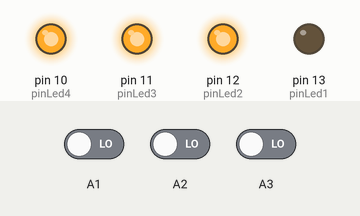
This sketch was run on a simulated Arduino Uno, built with avr-gcc and run on an emulated ATmega328P. Parts: output pins drawn as LEDs (lit = HIGH). The inputs (shaded band) are chosen by the test bench; at power-on: A1 LOW, A2 LOW, A3 LOW. What the sketch prints to the serial monitor is not drawn.

Above: at 0.1 s.
At 0.7 s:
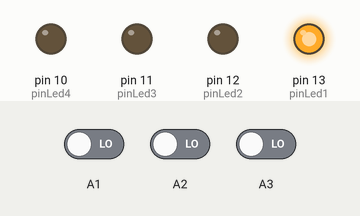
At 1.5 s:
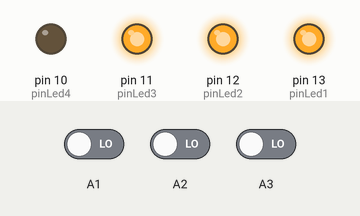
At 2.1 s:
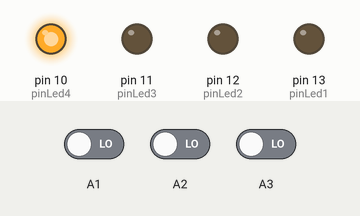
At 2.7 s:
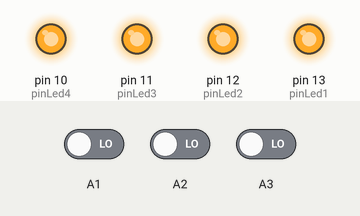
Timing chart, 0 to 4.2 s (numbered marks = the images above):
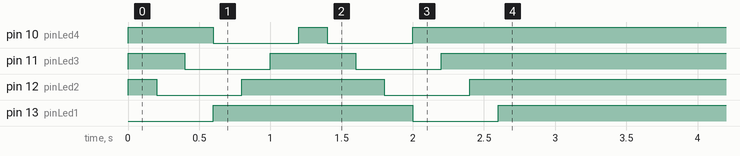

The sketch:

9._BitwiseInputEncoding.ino
```cpp
#define pinLed1 13
#define pinLed2 12
#define pinLed3 11
#define pinLed4 10

#define led1(x) digitalWrite(pinLed1, x? LOW:HIGH)
#define led2(x) digitalWrite(pinLed2, x? LOW:HIGH)
#define led3(x) digitalWrite(pinLed3, x? LOW:HIGH)
#define led4(x) digitalWrite(pinLed4, x? LOW:HIGH)

#define pb1  digitalRead(A1)
#define pb2  digitalRead(A2)
#define pb3  digitalRead(A3)

uint8_t ledSeq[]={1,3,7,14,12,8,0,8,12,14,7,3,1,0};

void LEDs(uint8_t x)
{ led1(x & (1<<0));
  led2(x & (1<<1));
  led3(x & (1<<2));
  led4(x & (1<<3));
}
uint8_t getPB()
{ uint8_t x=0;
  if(pb1==0) x|=1<<0;
  if(pb2==0) x|=1<<1;
  if(pb3==0) x|=1<<2;
  return x;
}

void setup()
{ pinMode(pinLed1,OUTPUT);
  pinMode(pinLed2,OUTPUT);
  pinMode(pinLed3,OUTPUT);
  pinMode(pinLed4,OUTPUT);

  pinMode(A1,INPUT);
  pinMode(A2,INPUT);
  pinMode(A3,INPUT);
  Serial.begin(9600);

  for(uint8_t i=0;i<sizeof(ledSeq);i++)
  { LEDs(ledSeq[i]);
    delay(200);
  }
}

char tx2buf[100];
void loop()
{ Serial.println(getPB());
}
```
